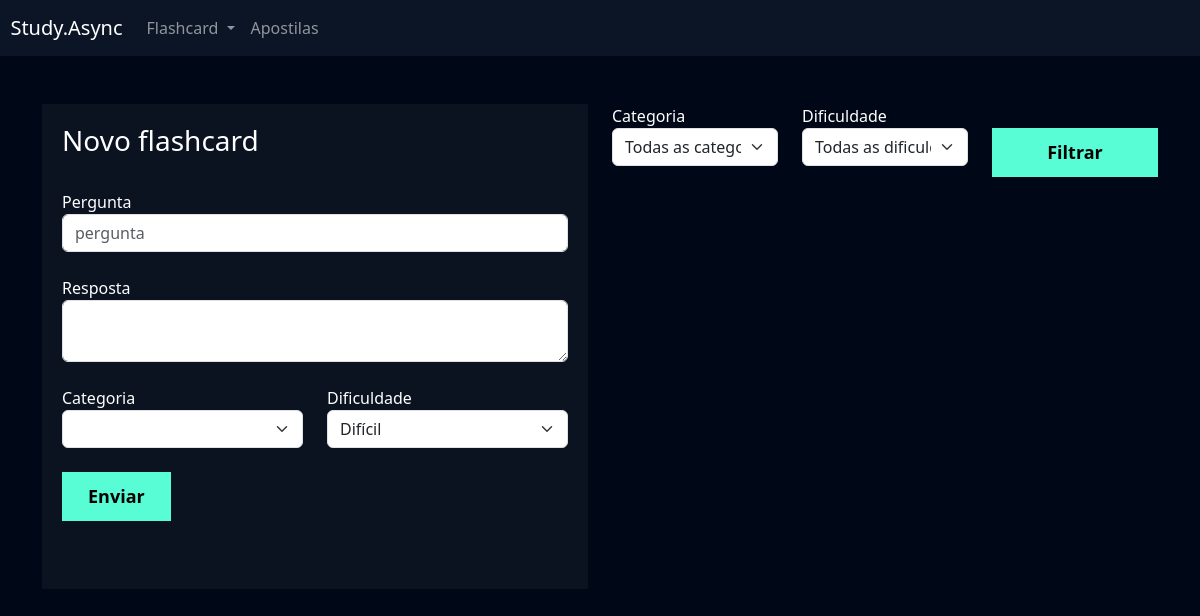
The app's page /flashcard/new_flashcard/ (signed in), older data.
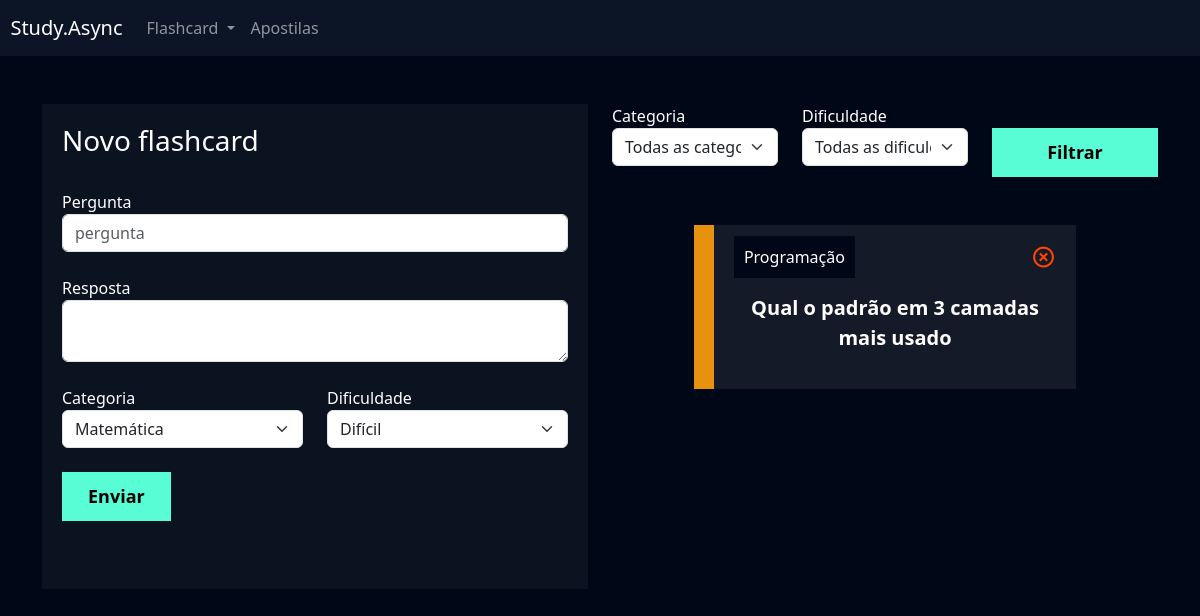
The same page, newer data.
### flashcard/models.py (models this page shows, shortened)
class Flashcard(models.Model):
    DIFICULDADE_CHOICES = (('D', 'Difícil'), ('M', 'Médio'), ('F', 'Fácil'))
    user = models.ForeignKey(User, on_delete=models.DO_NOTHING)
    question = models.CharField(max_length=100)
    answer = models.TextField()
    category = models.ForeignKey(Category, on_delete=models.DO_NOTHING)
    dificulty = models.CharField(max_length=1, choices=DIFICULDADE_CHOICES)
    @property
    def css_dificuldade(self):
        if self.dificulty == 'F':
            return 'flashcard-facil'
        elif self.dificulty == 'M':
            return 'flashcard-medio'
        elif self.dificulty == 'D':
            return 'flashcard-dificil'

class Category(models.Model):
    name = models.CharField(max_length=50)
    def __str__(self):
        return self.name

### flashcard/views.py (the view, shortened to what this page needs)
# urls.py: path('new_flashcard/', views.new_flashcard, name='new_flashcard'),
def new_flashcard(request):
    if not request.user.is_authenticated:
        return redirect('/users/login')
    if request.method == 'GET':
        categories = Category.objects.all()
        dificulties = Flashcard.DIFICULDADE_CHOICES
        flashcards = Flashcard.objects.filter(user=request.user)
        categoria_filtrar = request.GET.get('categoria')
        dificuldade_filtrar = request.GET.get('dificuldade')
        if categoria_filtrar:
            flashcards = flashcards.filter(category__id=categoria_filtrar)
        if dificuldade_filtrar:
            flashcards = flashcards.filter(dificulty=dificuldade_filtrar)
        return render(
            request,
            'new_flashcard.html',
            {
                'categories': categories,
                'dificulties': dificulties,
                'flashcards': flashcards,
            }
        )

### flashcard/templates/new_flashcard.html (shortened to what this page needs)
{% extends "base.html" %}
{% load static %}
{% block 'cabecalho' %}
    <link href="{% static 'users/css/register.css' %}" rel="stylesheet">
    <link href='https://unpkg.com/boxicons@2.1.4/css/boxicons.min.css' rel='stylesheet'>
    <link href="{% static 'flashcard/css/new_flashcard.css' %}" rel="stylesheet">
{% endblock 'cabecalho' %}
{% block 'conteudo' %}
    {% include 'partials/header.html' %}
    <div class="container">
        <br>
        <br>
        <div class="row">
            <div class="col-md">
                <div class="box-form">
                    <form action="{% url 'new_flashcard' %}" method="POST"> {% csrf_token %}
                        <h3>Novo flashcard</h3>
                        <br>
                        <label>Pergunta</label>
                        <input type="text" class="form-control" placeholder="pergunta" name="pergunta">
                        <br>
                        <label>Resposta</label>
                        <textarea class="form-control" name="resposta"></textarea>
                        <br>
                        <div class="row">
                                <div class="col-md">
                                    <label for="">Categoria</label>
                                    <select class="form-select" name="categoria">
                                        {% for category in categories %}
                                            <option value="{{category.id}}">{{category.name}}</option>
                                        {% endfor %}
                                    </select>
                                </div>
                                <div class="col-md">
                                    <label for="">Dificuldade</label>
                                    <select class="form-select" name="dificuldade">
                                        {% for dificulty in dificulties %}
                                            <option value="{{dificulty.0}}">{{dificulty.1}}</option>
                                        {% endfor %}
                                    </select>
                                </div>
                        </div>
                        <br>
                        <input type="submit" value="Enviar" class="btn-cadastro">
                        <br>
                        <br>
                        <br>
                    </form>
                </div>
            </div>
            <div class="col-md">
                <form action="{% url 'new_flashcard' %}" method="GET">
                    <div class="row">
                        <div class="col-md">
                            <label for="">Categoria</label>
                            <select name="categoria" id="" class="form-select">
                                <option value="">Todas as categorias</option>
                            </select>
                        </div>
                        <div class="col-md">
                            <label for="">Dificuldade</label>
                            <select name="dificuldade" id="" class="form-select">
                                <option value="">Todas as dificuldades</option>
                            </select>
                        </div>
                        <div class="col-md">
                            <br>
                            <input type="submit" style="width: 100%" value="Filtrar" class="btn-cadastro">
                        </div>
                    </div>
                </form>
                <br>
                <br>
                {% for flash in flashcards %}
                    <div class="box-new-flashcard"  onclick="flip_card({{flash.id}})">
                        <div class="flashcard {{flash.css_dificuldade}}">
                            <div class="flashcard-categoria">
                                {{flash.category}}
                            </div>
                            <a href="{% url 'delete_flashcard' flash.id %}"><i class='icone-exit bx bx-x-circle'></i></a>
                            <br>
                            <br>
                            <div class="flashcard-box-item">
                                <p class="flashcard-item">{{flash.question}}</p>
                            </div>
                        </div>
                    </div>
                    <br>
                    <br>
                {% endfor %}
            </div>
        </div>
    </div>
{% endblock 'conteudo' %}

### templates/base.html (shortened to what this page needs)
{% load static %}
<!doctype html>
<html lang="en">
<head>
<link href="https://cdn.jsdelivr.net/npm/bootstrap@5.3.2/dist/css/bootstrap.min.css" rel="stylesheet">
<link href="{% static 'shared/css/base.css' %}" rel="stylesheet">
{% block 'cabecalho' %} {% endblock %}
</head>
<body>
{% block 'conteudo' %}{% endblock %}
</body>
</html>

### templates/partials/header.html (shortened to what this page needs)
<nav style="background-color: var(--main-color)" class="navbar navbar-expand-lg navbar-dark">
    <a class="navbar-brand" href="#">&nbsp&nbspStudy.Async</a>
    <div class="collapse navbar-collapse" id="navbarNav">
      <ul class="navbar-nav">
        <li class="nav-item dropdown">
          <a class="nav-link dropdown-toggle" href="#" id="navbarDropdown" role="button" data-bs-toggle="dropdown" aria-expanded="false">
            Flashcard
          </a>
        </li>
        <li class="nav-item">
          <a class="nav-link" href="">Apostilas</a>
        </li>
      </ul>
    </div>
  </nav>

### templates/static/shared/css/base.css (style rules this page uses)
:root { --main-color: #0b1526; --dark-color: #000716; --secondary-dark-color: rgb(15, 2, 26); --light-color: #00c1f3; --contrast-color: #f4c96b; --differential-color: #58fcd5; }
body { background-color: var(--dark-color) !important; color: white !important; }

### templates/static/users/css/register.css (style rules this page uses)
* { margin: 0; padding: 0; }
.box-form { padding: 20px; background-color: rgba(217,217,217, .05); color: white !important; }
.btn-cadastro { padding: 10px; background-color: #58fcd5; border: none; border: 1px solid #58fcd5; font-size: 18px; font-weight: bold; padding-left: 25px; padding-right: 25px; }

### templates/static/flashcard/css/new_flashcard.css (style rules this page uses)
.box-new-flashcard { width: 70%; margin: auto; }
.flashcard { background-color: rgba(255, 255, 255, .08); padding: 20px; }
.flashcard-box-item { text-align: center; }
.flashcard p { font-size: 20px; font-weight: bold; cursor: pointer; }
.flashcard-medio { border-left: 20px solid #E8910E; }
.flashcard-categoria { background-color: var(--dark-color); display: inline; padding: 10px; }
.icone-exit { float: right; font-size: 25px; color: orangered; }

Row changes from the older to the newer data that the page shows:
added Flashcard: category "Programação", question "Qual o padrão em 3 camadas mais usado"
Text that changed along with them:
form field categoria: (not shown) → "Matemática"
